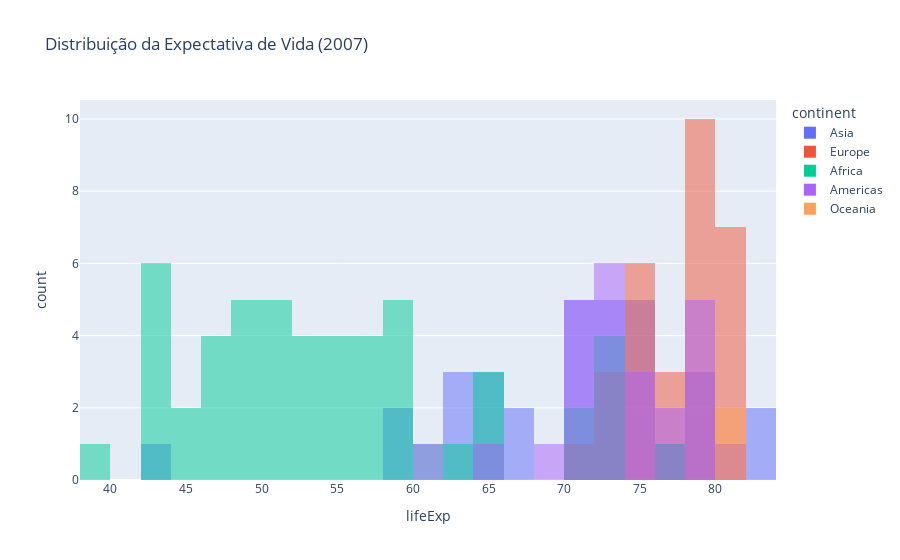

Notebook code cell kept with this figure:
### Code cell
# Histograma – distribuição da expectativa de vida
fig = px.histogram(gap.query("year==2007"), x="lifeExp", nbins=30,
                   color="continent", barmode="overlay",
                   title="Distribuição da Expectativa de Vida (2007)")
fig.show()

### Figure 1 — Plotly figure (JSON) as saved in the notebook; plotly's stock layout.template omitted (floating-point values rounded to 4 significant figures)
{"data": [{"bingroup": "x", "hovertemplate": "continent=Asia<br>lifeExp=%{x}<br>count=%{y}<extra></extra>", "legendgroup": "Asia", "marker": {"color": "#636efa", "opacity": 0.5, "pattern": {"shape": ""}}, "name": "Asia", "nbinsx": 30, "orientation": "v", "showlegend": true, "type": "histogram", "x": [43.83, 75.64, 64.06, 59.72, 72.96, 82.21, 64.7, 70.65, 70.96, 59.55, 80.75, 82.6, 72.53, 67.3, 78.62, 77.59, 71.99, 74.24, 66.8, 62.07, 63.78, 75.64, 65.48, 71.69, 72.78, 79.97, 72.4, 74.14, 78.4, 70.62, 74.25, 73.42, 62.7], "xaxis": "x", "yaxis": "y"}, {"bingroup": "x", "hovertemplate": "continent=Europe<br>lifeExp=%{x}<br>count=%{y}<extra></extra>", "legendgroup": "Europe", "marker": {"color": "#EF553B", "opacity": 0.5, "pattern": {"shape": ""}}, "name": "Europe", "nbinsx": 30, "orientation": "v", "showlegend": true, "type": "histogram", "x": [76.42, 79.83, 79.44, 74.85, 73.0, 75.75, 76.49, 78.33, 79.31, 80.66, 79.41, 79.48, 73.34, 81.76, 78.89, 80.55, 74.54, 79.76, 80.2, 75.56, 78.1, 72.48, 74.0, 74.66, 77.93, 80.94, 80.88, 81.7, 71.78, 79.42], "xaxis": "x", "yaxis": "y"}, {"bingroup": "x", "hovertemplate": "continent=Africa<br>lifeExp=%{x}<br>count=%{y}<extra></extra>", "legendgroup": "Africa", "marker": {"color": "#00cc96", "opacity": 0.5, "pattern": {"shape": ""}}, "name": "Africa", "nbinsx": 30, "orientation": "v", "showlegend": true, "type": "histogram", "x": [72.3, 42.73, 56.73, 50.73, 52.3, 49.58, 50.43, 44.74, 50.65, 65.15, 46.46, 55.32, 48.33, 54.79, 71.34, 51.58, 58.04, 52.95, 56.73, 59.45, 60.02, 56.01, 46.39, 54.11, 42.59, 45.68, 73.95, 59.44, 48.3, 54.47, 64.16, 72.8, 71.16, 42.08, 52.91, 56.87, 46.86, 76.44, 46.24, 65.53, 63.06, 42.57, 48.16, 49.34, 58.56, 39.61, 52.52, 58.42, 73.92, 51.54, 42.38, 43.49], "xaxis": "x", "yaxis": "y"}, {"bingroup": "x", "hovertemplate": "continent=Americas<br>lifeExp=%{x}<br>count=%{y}<extra></extra>", "legendgroup": "Americas", "marker": {"color": "#ab63fa", "opacity": 0.5, "pattern": {"shape": ""}}, "name": "Americas", "nbinsx": 30, "orientation": "v", "showlegend": true, "type": "histogram", "x": [75.32, 65.55, 72.39, 80.65, 78.55, 72.89, 78.78, 78.27, 72.23, 74.99, 71.88, 70.26, 60.92, 70.2, 72.57, 76.19, 72.9, 75.54, 71.75, 71.42, 78.75, 69.82, 78.24, 76.38, 73.75], "xaxis": "x", "yaxis": "y"}, {"bingroup": "x", "hovertemplate": "continent=Oceania<br>lifeExp=%{x}<br>count=%{y}<extra></extra>", "legendgroup": "Oceania", "marker": {"color": "#FFA15A", "opacity": 0.5, "pattern": {"shape": ""}}, "name": "Oceania", "nbinsx": 30, "orientation": "v", "showlegend": true, "type": "histogram", "x": [81.23, 80.2], "xaxis": "x", "yaxis": "y"}], "layout": {"barmode": "overlay", "legend": {"title": {"text": "continent"}, "tracegroupgap": 0}, "title": {"text": "Distribuição da Expectativa de Vida (2007)"}, "xaxis": {"anchor": "y", "domain": [0, 1], "title": {"text": "lifeExp"}}, "yaxis": {"anchor": "x", "domain": [0, 1], "title": {"text": "count"}}}}
